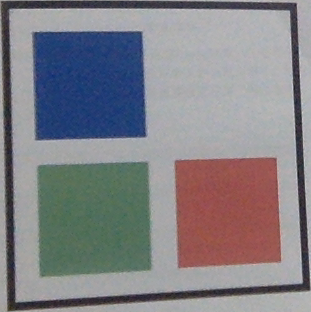
#> input picture roi_test.png, 311 x 312 px, given in place of the camera
$ python video.py   (older library calls are emulated)
#> lines starting #> are read from the running program, lines starting #| are printed output that depends on the picture; after the words box and inside, x2 and y2 are one past the last pixel; in counts of white or black regions, pixels touching at a corner belong together
#!/usr/bin/env python
# coding: utf-8

import numpy as np
import cv2


# [49 lines left out: functions cluster_boxes1, union_rect, group_rects, not called in this run]


def union_rects(rects):
    if not rects:
        return None

    pnts = []
    for x, y, w, h in rects:
        pnts.append((x, y))
        pnts.append((x + w, y + h))
    return cv2.boundingRect(np.array(pnts))


def get_frame_size(fw, fh, max_width=1024):
    if fw < max_width:
        return fw, fh
    ratio = max_width / float(fw)
    return max_width, np.int32(ratio * fh)


cap = cv2.VideoCapture(0)
fgbg = cv2.createBackgroundSubtractorMOG2(history=300)
kernel = cv2.getStructuringElement(cv2.MORPH_ELLIPSE, (9, 9))

# track_init = False

while True:
    _, frame = cap.read()
#> frame is the input picture: shape (312, 311, 3); mean B, G, R 134.5, 129.4, 130.5
    width, height = cap.get(cv2.CAP_PROP_FRAME_WIDTH), cap.get(cv2.CAP_PROP_FRAME_HEIGHT)
    width, height = get_frame_size(width, height)
    frame = cv2.resize(frame, (width, height), interpolation=cv2.INTER_AREA)
    frame = cv2.flip(frame, flipCode=1)
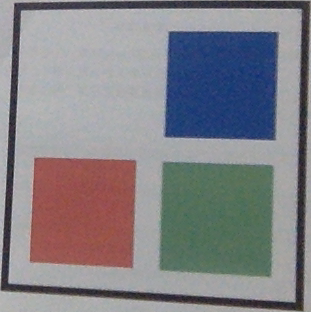
#> frame: shape (312, 311, 3); mean B, G, R 134.5, 129.4, 130.5

    fg_mask = fgbg.apply(frame)
#> fg_mask: shape (312, 311); every value is 127
    fg_mask = cv2.morphologyEx(fg_mask, cv2.MORPH_OPEN, kernel)
    fg_mask = cv2.morphologyEx(fg_mask, cv2.MORPH_CLOSE, kernel)

    _, fg_mask = cv2.threshold(fg_mask, 60, 255, cv2.THRESH_BINARY)
#> fg_mask: shape (312, 311); every value is 255
    im2, contours, hierarchy = cv2.findContours(fg_mask, cv2.RETR_EXTERNAL, cv2.CHAIN_APPROX_SIMPLE)
#> contours = [[[0, 0], [0, 311], [310, 311], [310, 0]]]

    boxes = [cv2.boundingRect(c) for c in contours if cv2.contourArea(c) > 100]
#> boxes = [(0, 0, 311, 312)]
    urect = union_rects(boxes)
#> the loop in union_rects, `for x, y, w, h in rects:` made 1 pass
#> after the loop in union_rects, `for x, y, w, h in rects:`: pnts = [(0, 0), (311, 312)]
#> urect = (0, 0, 312, 313)
    # grp_boxes = group_rects(boxes)
    # print 'boxes:', boxes, 'weights:', weights

    if urect:
        x0, y0, w, h = urect
#> x0 = 0; y0 = 0; w = 312; h = 313
        cv2.rectangle(frame, (x0, y0), (x0 + w, y0 + h), (0, 255, 0), 2)
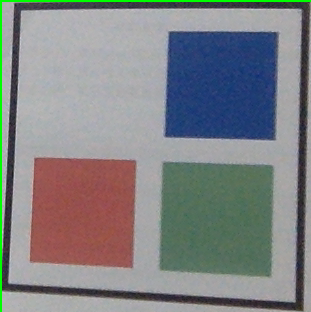
#> frame: shape (312, 311, 3); 1.28% of pixels changed, all inside (x1, y1, x2, y2) = (0, 0, 311, 312)

    cv2.imshow('video_fg', frame)

    k = cv2.waitKey(10) & 0xff
#> (key q is pressed here)
    # wait for 's' key to save and exit
    if k == ord('s'):
        cv2.imwrite('frame.png', frame)
    elif k == 27 or k == ord('q'):
        break

cap.release()
cv2.destroyAllWindows()
